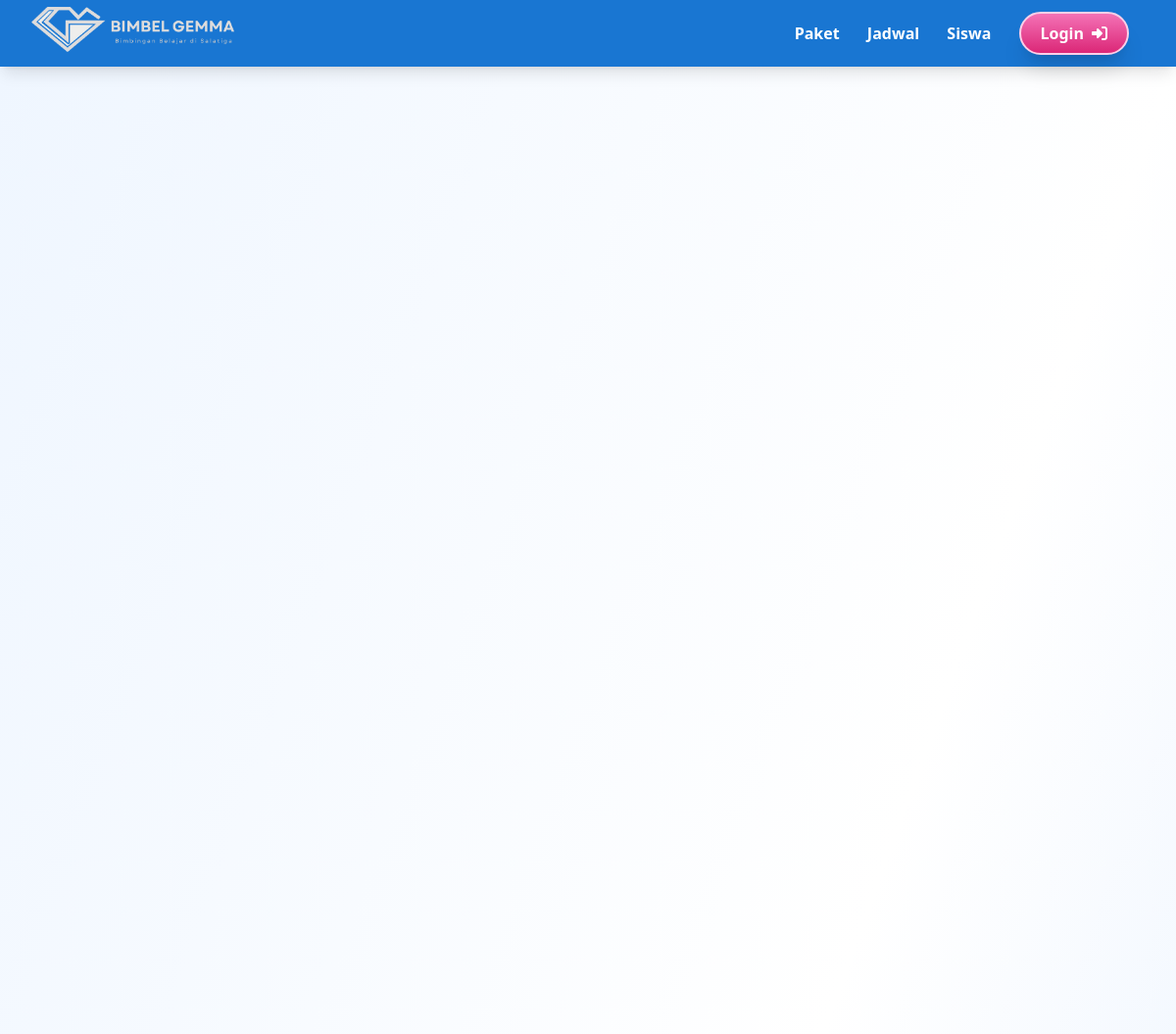
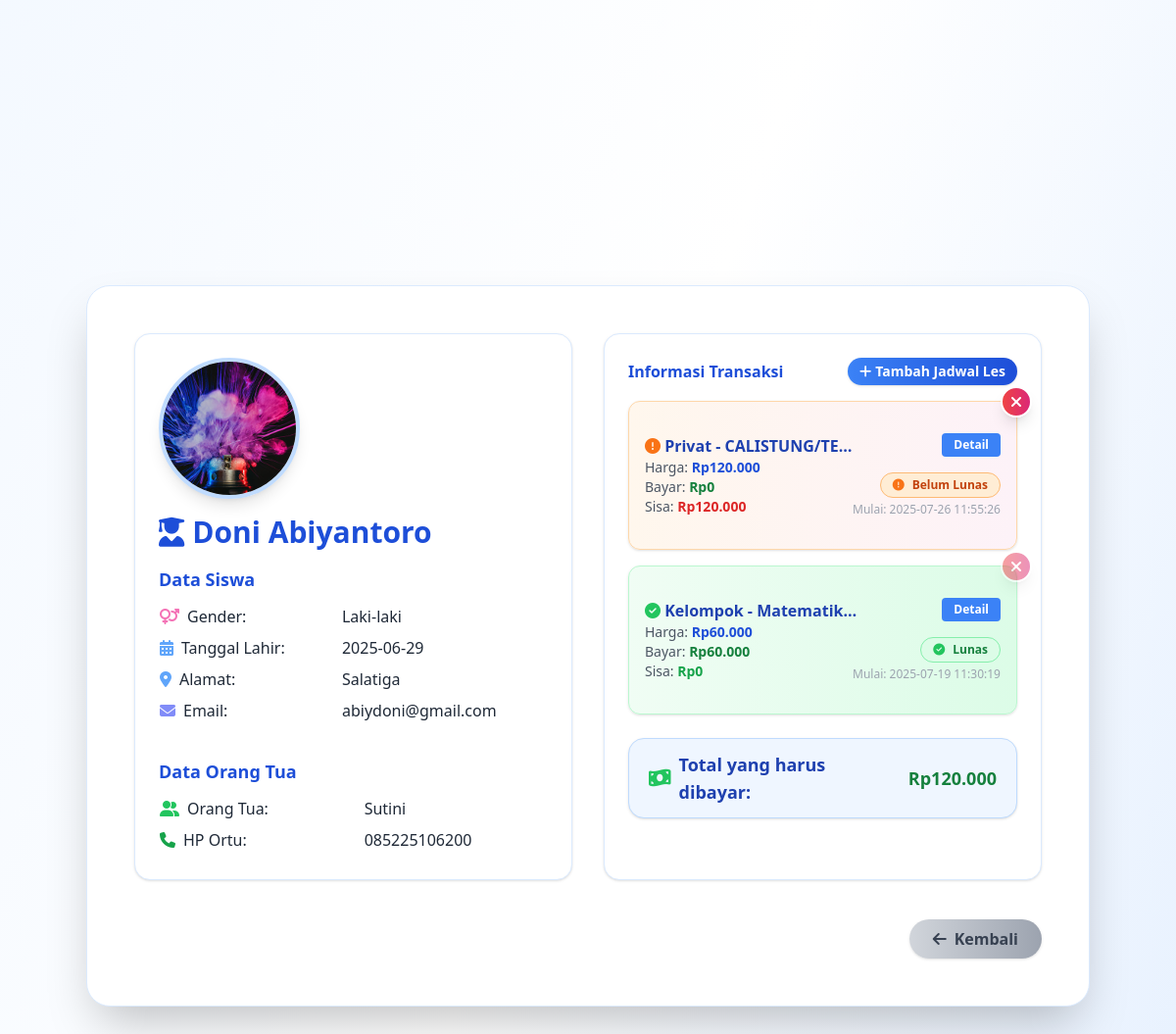
/detail_siswa.php?email=abiydoni@gmail.com, run on the app's committed database (2 pictures, top to bottom).
### tables this page shows
CREATE TABLE `tb_profile` (
  `id` int(11) NOT NULL,
  `nama` varchar(100) NOT NULL,
  `keterangan` varchar(225) NOT NULL,
  `alamat` varchar(255) NOT NULL,
  `email` varchar(100) NOT NULL,
  `wa` varchar(20) NOT NULL,
  `ig` varchar(50) NOT NULL,
  `logo1` varchar(100) NOT NULL,
  `logo2` varchar(100) NOT NULL,
  `tanggal` timestamp NOT NULL DEFAULT current_timestamp() ON UPDATE current_timestamp()
);

CREATE TABLE `tb_siswa` (
  `id` int(11) NOT NULL,
  `nama` varchar(100) NOT NULL,
  `gender` varchar(20) DEFAULT NULL,
  `tgl_lahir` date DEFAULT NULL,
  `ortu` varchar(100) DEFAULT NULL,
  `hp_ortu` varchar(30) DEFAULT NULL,
  `alamat` varchar(255) DEFAULT NULL,
  `email` varchar(100) DEFAULT NULL,
  `foto` varchar(100) DEFAULT NULL,
  `created_at` timestamp NOT NULL DEFAULT current_timestamp()
);

CREATE TABLE `tb_trx` (
  `id` int(11) NOT NULL,
  `email` varchar(100) NOT NULL,
  `paket` varchar(50) NOT NULL,
  `mapel` varchar(100) NOT NULL,
  `harga` int(11) NOT NULL,
  `bayar` int(11) NOT NULL,
  `status` tinyint(1) NOT NULL,
  `tanggal` timestamp NOT NULL DEFAULT current_timestamp() ON UPDATE current_timestamp()
);

CREATE TABLE `tb_paket` (
  `id` int(11) NOT NULL,
  `Kode` varchar(10) NOT NULL,
  `nama` varchar(100) NOT NULL,
  `keterangan` varchar(255) NOT NULL,
  `jenjang` varchar(20) NOT NULL,
  `harga` int(11) NOT NULL,
  `status` tinyint(1) NOT NULL,
  `tanggal` timestamp NOT NULL DEFAULT current_timestamp() ON UPDATE current_timestamp()
);

CREATE TABLE `tb_mapel` (
  `id` int(11) NOT NULL,
  `kode` varchar(10) NOT NULL,
  `nama` varchar(100) NOT NULL,
  `keterangan` varchar(255) NOT NULL,
  `status` tinyint(1) NOT NULL,
  `tanggal` timestamp NOT NULL DEFAULT current_timestamp() ON UPDATE current_timestamp()
);

### detail_siswa.php (the view, shortened to what this page needs)
<?php
include 'includes/header.php';
include 'api/db.php';
$email = isset($_GET['email']) ? $_GET['email'] : '';
$siswa = null;
if ($email) {
  $stmt = $pdo->prepare('SELECT * FROM tb_siswa WHERE email = ? LIMIT 1');
  $stmt->execute([$email]);
  $siswa = $stmt->fetch(PDO::FETCH_ASSOC);
}
$foto = isset($siswa['foto']) && $siswa['foto'] ? 'assets/img/profile/' . $siswa['foto'] : 'assets/img/profile/default.png';
$trx = [];
if (!empty($siswa['email'])) {
  try {
    $stmt = $pdo->prepare('SELECT t.id, t.paket, t.harga, t.bayar, t.status, t.tanggal, p.nama as nama_paket, t.mapel, m.nama as nama_mapel FROM tb_trx t LEFT JOIN tb_paket p ON t.paket = p.kode LEFT JOIN tb_mapel m ON t.mapel = m.kode WHERE t.email = ? ORDER BY t.tanggal DESC');
    $stmt->execute([$siswa['email']]);
    $trx = $stmt->fetchAll(PDO::FETCH_ASSOC);
    foreach ($trx as $i => $t) {
      $stmt2 = $pdo->prepare('SELECT id, tanggal, jam_trx FROM tb_trx_tanggal WHERE id_trx = ? ORDER BY tanggal, jam_trx');
      $stmt2->execute([$t['id']]);
      $trx[$i]['jadwal'] = $stmt2->fetchAll(PDO::FETCH_ASSOC);
    }
  } catch (Exception $e) {}
}
?>
<div class="min-h-screen flex items-center justify-center bg-gradient-to-br from-blue-50 via-white to-blue-100 py-10 px-2">
  <div class="w-full max-w-5xl bg-white rounded-3xl shadow-2xl p-8 md:p-12 border border-blue-100 relative mx-auto">
    <div class="grid grid-cols-1 md:grid-cols-2 gap-8 mb-8">
      <div class="bg-white rounded-2xl shadow p-6 border border-blue-100 flex flex-col items-start">
        <img src="<?= htmlspecialchars($foto) ?>" alt="Foto Siswa" class="w-36 h-36 rounded-full object-cover border-4 border-blue-200 shadow-lg mb-2">
        <div class="text-2xl md:text-3xl font-extrabold text-blue-700 flex items-center gap-2 mt-2 mb-4 text-left">
          <i class="fa-solid fa-user-graduate"></i> <?= htmlspecialchars($siswa['nama']) ?>
        </div>
        <div class="text-left text-lg font-bold text-blue-700 mb-2">Data Siswa</div>
        <table class="w-full text-base mb-4">
          <tr><td class="py-1 pr-3"><i class="fa-solid fa-venus-mars text-pink-400 mr-2"></i>Gender:</td><td class="py-1"> <?= htmlspecialchars($siswa['gender']) ?></td></tr>
          <tr><td class="py-1 pr-3"><i class="fa-solid fa-calendar-days text-blue-400 mr-2"></i>Tanggal Lahir:</td><td class="py-1"> <?= htmlspecialchars($siswa['tgl_lahir']) ?></td></tr>
          <tr><td class="py-1 pr-3"><i class="fa-solid fa-location-dot text-blue-400 mr-2"></i>Alamat:</td><td class="py-1"> <?= htmlspecialchars($siswa['alamat']) ?></td></tr>
          <tr><td class="py-1 pr-3"><i class="fa-solid fa-envelope text-indigo-400 mr-2"></i>Email:</td><td class="py-1"> <?= htmlspecialchars($siswa['email']) ?></td></tr>
        </table>
        <div class="text-lg font-bold text-blue-700 mb-2 mt-4">Data Orang Tua</div>
        <table class="w-full text-base">
          <tr><td class="py-1 pr-3"><i class="fa-solid fa-user-group text-green-500 mr-2"></i>Orang Tua:</td><td class="py-1"> <?= htmlspecialchars($siswa['ortu']) ?></td></tr>
          <tr><td class="py-1 pr-3"><i class="fa-solid fa-phone text-green-600 mr-2"></i>HP Ortu:</td><td class="py-1"> <?= htmlspecialchars($siswa['hp_ortu']) ?></td></tr>
        </table>
      </div>
      <div class="bg-white rounded-2xl shadow p-6 border border-blue-100">
        <div class="flex items-center justify-between mb-4">
          <div class="text-base font-bold text-blue-700">Informasi Transaksi</div>
          <button id="btn-tambah-trx" class="px-3 py-1 bg-gradient-to-r from-blue-500 to-blue-700 text-white font-semibold rounded-full shadow hover:scale-105 hover:shadow-lg transition flex items-center gap-1 text-sm whitespace-nowrap">
            <i class="fa-solid fa-plus"></i> Tambah Jadwal Les
          </button>
        </div>
        <?php if (empty($trx)): ?>
          <div class="text-gray-500 italic">Belum ada transaksi untuk siswa ini.</div>
        <?php else: ?>
          <div class="space-y-4">
            <?php foreach($trx as $t):
              $sisa = $t['harga'] - $t['bayar'];
              $lunas = $sisa <= 0;
              $cardBg = $lunas ? 'from-green-50 to-green-100 border-green-200' : 'from-orange-50 to-pink-50 border-orange-200';
              $badgeBg = $lunas ? 'bg-green-100 text-green-700 border border-green-300' : 'bg-orange-100 text-orange-700 border border-orange-300';
              $icon = $lunas ? 'fa-circle-check text-green-500' : 'fa-circle-exclamation text-orange-500';
              $statusText = $lunas ? 'Lunas' : 'Belum Lunas';
              $sisaColor = $lunas ? 'text-green-600' : 'text-red-600';
              $subjudul = htmlspecialchars(($t['nama_paket'] ?? $t['paket']) . ($t['nama_mapel'] ? ' - ' . $t['nama_mapel'] : ''));
            ?>
            <div class="flex flex-col md:flex-row md:items-center justify-between bg-gradient-to-r <?= $cardBg ?> rounded-xl p-4 shadow border max-w-full overflow-visible relative pt-8 pb-8">
              <?php if(isset($t['id'])): ?>
                <button class="absolute -top-4 -right-4 w-8 h-8 flex items-center justify-center rounded-full bg-gradient-to-r from-red-500 to-pink-600 text-white border-2 border-white shadow-lg hover:scale-110 transition z-50 btn-hapus-trx<?php if($lunas) echo ' opacity-50 cursor-not-allowed'; ?>" data-id="<?= htmlspecialchars($t['id']) ?>" title="Hapus Transaksi" <?php if($lunas) echo 'disabled'; ?>>
                  <i class="fa-solid fa-xmark text-base"></i>
                </button>
              <?php endif; ?>
              <div class="min-w-0 w-full md:w-auto">
                <div class="flex items-center gap-2 min-w-0 flex-col items-start text-left w-full">
                  <span class="font-bold text-blue-800 text-base truncate whitespace-nowrap overflow-hidden max-w-full" title="<?= $subjudul ?>">
                    <i class="fa-solid <?= $icon ?>"></i> <?= $subjudul ?>
                  </span>
                </div>
                <div class="text-sm text-gray-600">Harga: <span class="font-semibold text-blue-700">Rp<?= number_format($t['harga'],0,',','.') ?></span></div>
                <div class="text-sm text-gray-600">Bayar: <span class="font-semibold text-green-700">Rp<?= number_format($t['bayar'],0,',','.') ?></span></div>
                <div class="text-sm text-gray-600">Sisa: <span class="font-semibold <?= $sisaColor ?>">Rp<?= number_format(max($sisa,0),0,',','.') ?></span></div>
              </div>
              <div class="flex flex-col items-end mt-2 md:mt-0 min-w-0 w-full md:w-auto">
                <?php if (!empty($t['jadwal'])): ?>
                  <button type="button" class="btn-detail-jadwal mb-2 px-3 py-1 bg-blue-500 text-white rounded text-xs font-bold" data-jadwal='<?= json_encode($t['jadwal']) ?>' data-mapel="<?= htmlspecialchars($t['nama_mapel'] ?? $t['mapel']) ?>">Detail</button>
                <?php endif; ?>
                <span class="inline-flex items-center gap-2 px-3 py-1 rounded-full text-xs font-bold <?= $badgeBg ?> max-w-full overflow-hidden mt-2">
                  <i class="fa-solid <?= $icon ?>"></i> <?= $statusText ?>
                </span>
                <?php if (isset($t['tanggal'])): ?>
                  <span class="text-xs text-gray-400 mt-1 truncate whitespace-nowrap overflow-hidden block max-w-[160px] md:max-w-[200px]" title="<?= htmlspecialchars($t['mulai'] ?? $t['tanggal']) ?>">Mulai: <?= htmlspecialchars($t['mulai'] ?? $t['tanggal']) ?></span>
                <?php endif; ?>
              </div>
            </div>
            <?php endforeach; ?>
          </div>
          <?php
            $total_harga = 0;
            $total_bayar = 0;
            foreach($trx as $t) {
              $total_harga += $t['harga'];
              $total_bayar += $t['bayar'];
            }
            $total_sisa = $total_harga - $total_bayar;
          ?>
          <div class="mt-6 flex items-center justify-end">
            <span class="inline-flex items-center gap-2 px-5 py-3 rounded-2xl bg-blue-50 border border-blue-200 shadow text-lg font-bold text-blue-800">
              <i class="fa-solid fa-money-bill-wave text-green-500 text-xl"></i>
              Total yang harus dibayar:
              <span class="ml-2 text-green-700">Rp<?= number_format(max($total_sisa,0),0,',','.') ?></span>
            </span>
          </div>
        <?php endif; ?>
      </div>
    </div>
    <div class="flex gap-4 mt-10 justify-end">
      <a href="javascript:history.back()" class="px-6 py-2 bg-gradient-to-r from-gray-300 to-gray-400 text-gray-700 font-bold rounded-full shadow hover:scale-105 hover:shadow-xl transition flex items-center gap-2">
        <i class="fa-solid fa-arrow-left"></i> Kembali
      </a>
    </div>
  </div>
</div>
<link rel="stylesheet" href="https://cdn.jsdelivr.net/npm/flatpickr/dist/flatpickr.min.css">
<?php include 'includes/footer.php'; ?>

### includes/header.php (shortened to what this page needs)
<!DOCTYPE html>
<html lang="id">
<head>
    <script src="https://cdn.tailwindcss.com"></script>
    <link rel="stylesheet" href="https://cdnjs.cloudflare.com/ajax/libs/font-awesome/6.4.0/css/all.min.css">
</head>
<body class="bg-gradient-to-br from-blue-50 via-pink-50 to-yellow-50 min-h-screen text-gray-800">
    <nav id="navbar" class="fixed top-0 left-0 w-full bg-[#1976D2] shadow-lg z-50">
        <div class="max-w-6xl mx-auto flex items-center justify-between px-6 py-3">
            <a href="/" class="flex items-center font-extrabold text-2xl text-white tracking-wide hover:opacity-80 transition">
                <?php
                include_once __DIR__ . '/../api/db.php';
                try {
                  $stmt = $pdo->query('SELECT nama, alamat, ig, wa, keterangan, logo1 FROM tb_profile LIMIT 1');
                  $row = $stmt->fetch(PDO::FETCH_ASSOC);
                  if ($row) {
                    $logo1 = (isset($row['logo1']) && $row['logo1'] && strpos($row['logo1'], '/') === false) ? 'assets/img/' . $row['logo1'] : $row['logo1'];
                  }
                } catch (Exception $e) {}
                ?>
                <img src="<?= htmlspecialchars($logo1) ?>" alt="Logo" class="w-auto h-12 -ml-4 -mt-2 mr-2 object-contain" style="filter: hue-rotate(200deg) saturate(2);">
            </a>
            <div class="space-x-6 text-base font-semibold">
                <a href="#paket" class="hover:text-yellow-300 text-white transition">Paket</a>
                <a href="#jadwal" class="hover:text-yellow-300 text-white transition">Jadwal</a>
                <a href="#promo" class="hover:text-yellow-300 text-white transition">Siswa</a>
                <a href="login.php" class="ml-2 px-5 py-2 bg-gradient-to-b from-pink-400 to-pink-600 text-white font-extrabold rounded-full border-2 border-pink-200 shadow-xl transition inline-flex items-center gap-2 hover:scale-105 focus:scale-105">
                    <span>Login</span>
                    <i class="fa-solid fa-right-to-bracket text-base"></i>
                </a>
            </div>
        </div>
    </nav>
    <div class="h-16"></div>

### data on the page
tb_profile: logo1 (picture)
tb_siswa: foto (picture), nama "Doni Abiyantoro", gender "Laki-laki", tgl_lahir "2025-06-29", alamat "Salatiga", email "abiydoni@gmail.com", ortu "Sutini", hp_ortu "085225106200"
tb_trx: tb_paket.nama "Privat - CALISTUNG/TE…", harga "120.000", bayar "0", max($sisa,0) "120.000", statusText "Belum Lunas", tanggal "2025-07-26 11:55:26"
tb_trx: tb_paket.nama "Kelompok - Matematik…", harga "60.000", bayar "60.000", max($sisa,0) "0", statusText "Lunas", tanggal "2025-07-19 11:30:19"

### other printed values
max($total_sisa,0) "120.000"
